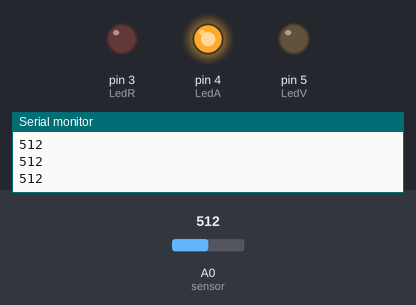
Bench run of a sketch on a simulated Arduino Uno, built with avr-gcc and run on an emulated ATmega328P. Shown: output pins drawn as LEDs (lit = HIGH), the last lines printed to the serial monitor. Inputs (shaded band) come from the test bench; at power-on: A0 (sensor) = 512.

Above: at 1.2 s.
1.3 s: A0 (sensor) set to 428
At 2.5 s:
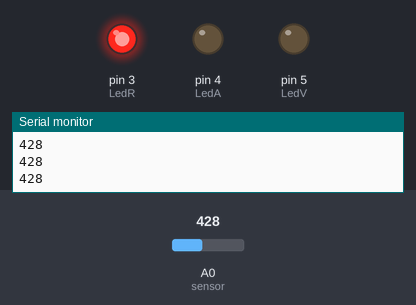
2.8 s: A0 (sensor) set to 667
At 3.9 s:
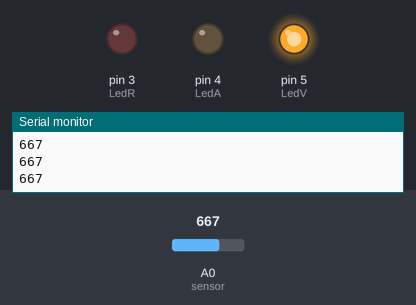
4.3 s: A0 (sensor) set to 647
At 5.0 s:
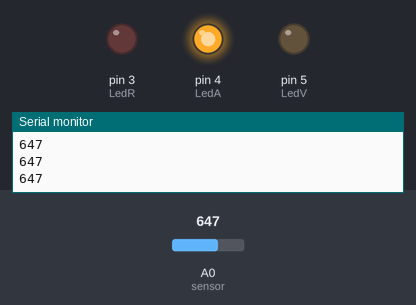
5.8 s: A0 (sensor) set to 716
At 6.2 s:
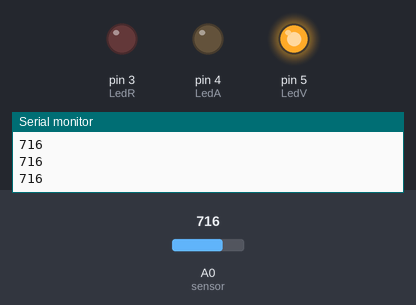
Timing chart, 0 to 8.3 s (numbered marks = the images above; inputs shaded):
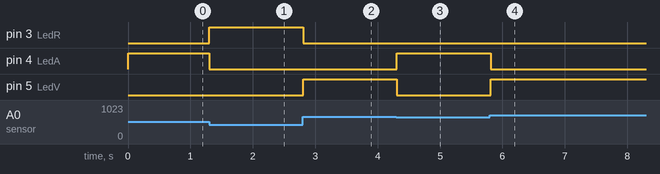

The sketch:

c++_sensor_de_umidade_do_solo_conectado_ao_arduino.ino
```cpp
int LedV = 5;
int LedA = 4;
int LedR = 3;
int sensor = A0;
int umidade;
void setup()
{
  Serial.begin(9600);
  pinMode(LedV, OUTPUT);
  pinMode(LedA, OUTPUT);
  pinMode(LedR, OUTPUT);
  pinMode(sensor, INPUT);
}

void loop()
{
  umidade = analogRead(A0);
  Serial.println(umidade);
  if(umidade > 657){
    digitalWrite(LedV, HIGH);
    digitalWrite(LedR, LOW);
    digitalWrite(LedA, LOW);
  }
  else if(438 < umidade && umidade < 657){
    digitalWrite(LedA, HIGH);
    digitalWrite(LedR, LOW);
    digitalWrite(LedV, LOW);
  }
  else if(umidade < 438){
    digitalWrite(LedR, HIGH);
    digitalWrite(LedV, LOW);
    digitalWrite(LedA, LOW);
  }
  else{
  	digitalWrite(LedR, LOW);
    digitalWrite(LedV, LOW);
    digitalWrite(LedA, LOW);
  }
}
```

Measured:
- after the input at 1.3 s, pin 3 (LedR): LOW → HIGH at once; pin 4 (LedA): HIGH → LOW at once
- after the input at 2.8 s, pin 3 (LedR): HIGH → LOW at once; pin 5 (LedV): LOW → HIGH at once
- after the input at 4.3 s, pin 4 (LedA): LOW → HIGH at once; pin 5 (LedV): HIGH → LOW at once
- after the input at 5.8 s, pin 4 (LedA): HIGH → LOW at once; pin 5 (LedV): LOW → HIGH at once
